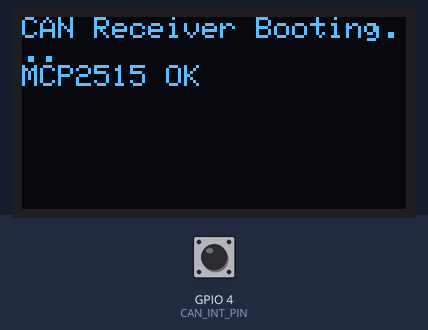
The sketch below on a simulated ESP32. On the bench: 128×64 one-colour display. The test bench sets the inputs (shaded band); at power-on: GPIO 4 (CAN_INT_PIN) HIGH. What the sketch prints to the serial monitor is not drawn.

Above: at 1.1 s.

The sketch:

receiver_esp32.ino
```cpp
#include <SPI.h>
#include <mcp_can.h>
#include <Wire.h>
#include <Adafruit_GFX.h>
#include <Adafruit_SSD1306.h>

#define CAN_CS_PIN 5     // D5 on some boards
#define CAN_INT_PIN 4    // D4
#define SCREEN_WIDTH 128
#define SCREEN_HEIGHT 64
#define OLED_ADDR 0x3C

MCP_CAN CAN(CAN_CS_PIN);
Adafruit_SSD1306 display(SCREEN_WIDTH, SCREEN_HEIGHT, &Wire, -1);

void setup() {
  Serial.begin(115200);
  delay(1000);

  // SPI pins (SCK, MISO, MOSI, CS)
  SPI.begin(18, 19, 23, CAN_CS_PIN);

  // I2C for OLED (SDA, SCL)
  Wire.begin(21, 22);

  // OLED setup
  if (!display.begin(SSD1306_SWITCHCAPVCC, OLED_ADDR)) {
    Serial.println("OLED init failed!");
    while (1);
  }

  display.clearDisplay();
  display.setTextSize(1);
  display.setTextColor(SSD1306_WHITE);
  display.setCursor(0, 0);
  display.println("CAN Receiver Booting...");
  display.display();

  // MCP2515 setup
  if (CAN.begin(MCP_ANY, CAN_500KBPS, MCP_8MHZ) == CAN_OK) {
    Serial.println("MCP2515 Initialized OK");
    display.println("MCP2515 OK");
  } else {
    Serial.println("MCP2515 Initialization Failed");
    display.println("MCP2515 FAIL");
    display.display();
    while (1);
  }

  CAN.setMode(MCP_NORMAL);
  pinMode(CAN_INT_PIN, INPUT_PULLUP);

  display.display();
  delay(1000);
  display.clearDisplay();
  display.setCursor(0, 0);
  display.println("CAN Receiver Ready");
  display.display();
}

void loop() {
  if (digitalRead(CAN_INT_PIN) == LOW) {
    unsigned long rxId;
    byte len;
    byte buf[8];

    CAN.readMsgBuf(&rxId, &len, buf);

    if (len >= 2) {
      float temp = buf[0];
      float hum = buf[1];

      Serial.printf("CAN RX (ID 0x%lX): Temp=%.1f°C, Hum=%.1f%%\n", rxId, temp, hum);

      display.clearDisplay();
      display.setCursor(0, 0);
      display.println("CAN Receiver");
      display.println("----------------");
      display.print("Temp: "); display.print(temp, 1); display.println(" °C");
      display.print("Hum:  "); display.print(hum, 1); display.println(" %");
      display.display();
    }
  }
  delay(100);
}
```

Measured:
- what the display in image 0 shows lasts 1.0 s, from 1.1 s to 2.1 s
